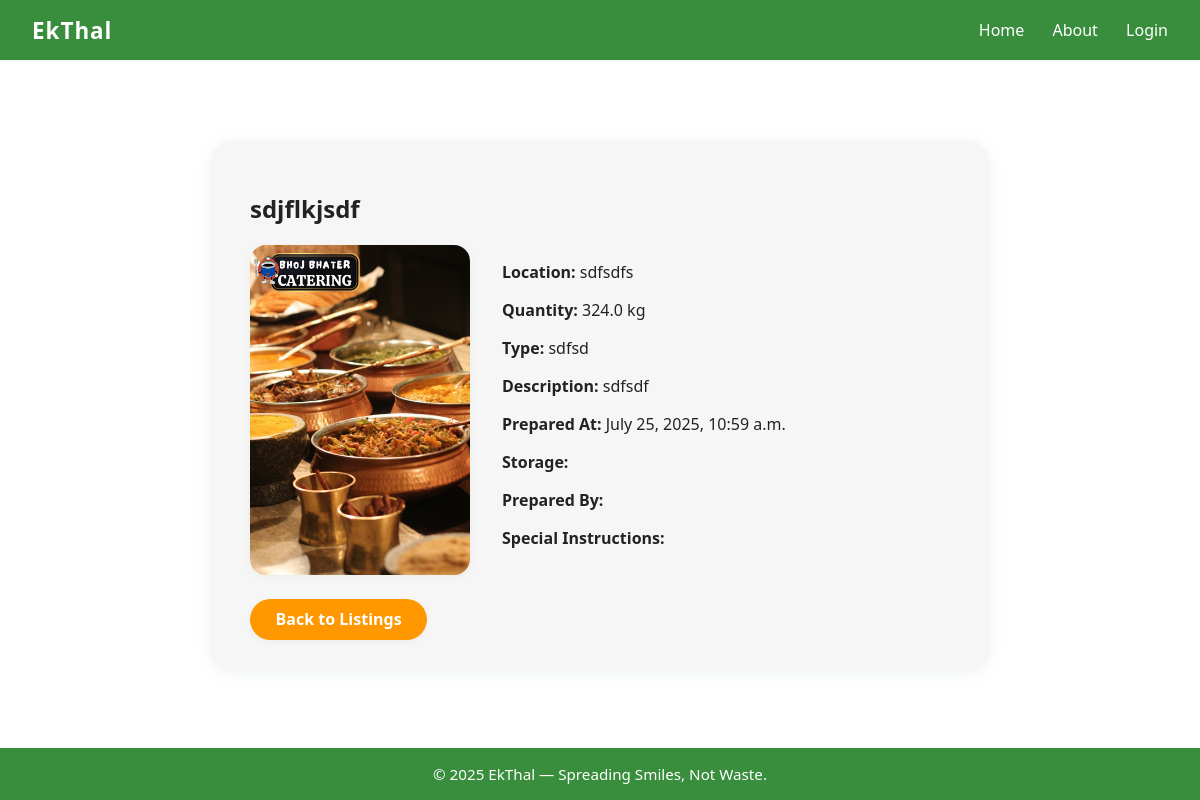
The app's page /listing/7/ with its own data.
### app/models.py (models this page shows, shortened)
class FoodListing(models.Model):
    donor = models.ForeignKey(Profile, on_delete=models.CASCADE)
    title = models.CharField(max_length=100, help_text='Required')
    description = models.TextField(help_text='Required')
    location = models.CharField(max_length=255, help_text='Required')
    latitude = models.FloatField(null=True, blank=True)
    longitude = models.FloatField(null=True, blank=True)
    quantity = models.FloatField(help_text='Quantity in kg (Required)')
    type_of_food = models.CharField(max_length=100, help_text='Required')
    is_vegetarian = models.BooleanField(default=False)
    prepared_at = models.DateTimeField(null=True, blank=True, help_text='Date and hour food was prepared (Required)')
    created_at = models.DateTimeField(auto_now_add=True)
    image = models.ImageField(upload_to='food_images/', blank=True, null=True)
    ai_report = models.TextField(blank=True)
    recurring = models.BooleanField(default=False)
    storage = models.CharField(max_length=50, blank=True, help_text='Required')
    prepared_by = models.CharField(max_length=50, blank=True, help_text='Required')
    special_instructions = models.TextField(blank=True, help_text='Optional')
    status = models.CharField(max_length=20, choices=[('pending', 'Pending'), ('approved', 'Approved'), ('rejected', 'Rejected')], default='pending')

### app/views.py (the view, shortened to what this page needs)
# urls.py: path("listing/<int:listing_id>/", views.listing_detail, name="listing_detail"),
def listing_detail(request, listing_id):
    listing = get_object_or_404(FoodListing, id=listing_id)
    is_org = False
    if request.user.is_authenticated:
        user_profile = Profile.objects.get(user=request.user)
        is_org = user_profile.is_organization
    claimed_ids = set(ClaimedListing.objects.values_list('food_listing_id', flat=True))
    ai_summary = None
    ai_analysis = None
    return render(request, 'listing_detail.html', {
        'listing': listing,
        'is_org': is_org,
        'claimed_ids': claimed_ids,
        'ai_summary': ai_summary,
        'ai_analysis': ai_analysis,
    })

### app/views.py (called while the page is built)
def user_profile_context(request):
    if request.user.is_authenticated:
        try:
            return {'profile': Profile.objects.get(user=request.user)}
        except Profile.DoesNotExist:
            return {'profile': None}
    return {'profile': None}

### templates/listing_detail.html (shortened to what this page needs)
{% extends "base.html" %}
{% load static %}
{% block extra_head %}
<link rel="stylesheet" href="{% static 'styles.css' %}">
{% endblock %}
{% block content %}
<div class="listing-detail-container">
  <h2>{{ listing.title }}</h2>
  <div class="listing-detail-main">
    {% if listing.image %}
      <img src="{{ listing.image.url }}" alt="Food Image" class="listing-image">
    {% endif %}
    <div class="listing-info">
      <p><strong>Location:</strong> {{ listing.location }}</p>
      <p><strong>Quantity:</strong> {{ listing.quantity }} kg</p>
      <p><strong>Type:</strong> {{ listing.type_of_food }}</p>
      <p><strong>Description:</strong> {{ listing.description }}</p>
      <p><strong>Prepared At:</strong> {{ listing.prepared_at }}</p>
      <p><strong>Storage:</strong> {{ listing.storage }}</p>
      <p><strong>Prepared By:</strong> {{ listing.prepared_by }}</p>
      <p><strong>Special Instructions:</strong> {{ listing.special_instructions }}</p>
    </div>
  </div>
  <a href="{% url 'listings' %}" class="readmore-btn">Back to Listings</a>
</div>
{% endblock %}

### static/styles.css (style rules this page uses)
:root { --primary: #ff9800; --secondary: #388e3c; --background: #fff; --text: #222; --navbar-height: 60px; }
body { margin: 0; font-family: 'Segoe UI', Arial, sans-serif; background: var(--background); color: var(--text); min-height: 100vh; display: flex; flex-direction: column; overflow-x: hidden; padding: 0; }
.readmore-btn { display: inline-block; margin-top: 1.5rem; padding: 0.6rem 1.6rem; background: #ff9800; color: #fff; border: none; border-radius: 999px; font-size: 1rem; font-weight: 600; text-decoration: none; transition: background 0.2s, color 0.2s; box-shadow: 0 2px 6px rgba(0,0,0,0.04); cursor: pointer; }
.listing-detail-container { max-width: 700px; margin: 2rem auto; background: #f6f6f6; border-radius: 24px; box-shadow: 0 2px 16px rgba(67,146,73,0.08); padding: 2rem 2.5rem; }
.listing-detail-main { display: flex; gap: 2rem; align-items: flex-start; }
.listing-image { max-width: 220px; border-radius: 16px; box-shadow: 0 2px 8px rgba(67,146,73,0.07); }
.listing-info { flex: 1; }

### records on screen
FoodListing: title "sdjflkjsdf", image (picture), location "sdfsdfs", quantity "324.0", type_of_food "sdfsd", description "sdfsdf", prepared_at "July 25, 2025, 10:59 a.m."
